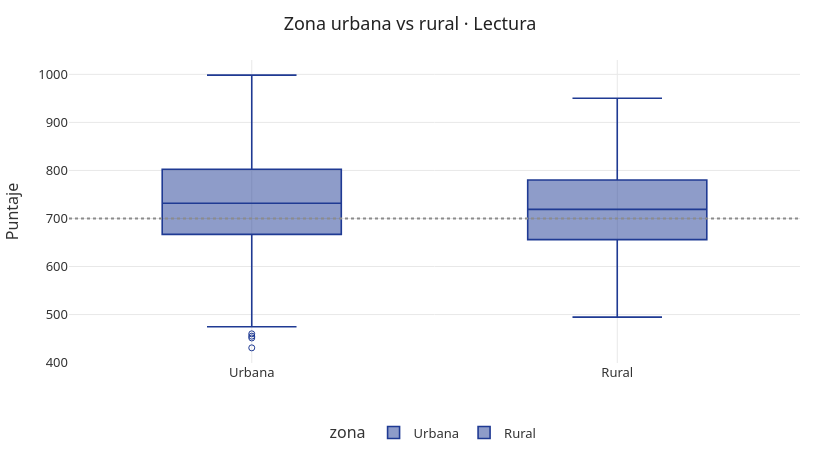

Write notebook code for a chart like this one.
### Code cell
fig = P.grafico_caja(base, "zona", "PL3", P.COLORES["azul"],
                        "Zona urbana vs rural · Lectura")
fig.update_layout(width=820, height=460)
fig.show()

### Figure 1 — Plotly figure (JSON) as saved in the notebook; plotly's stock layout.template omitted (floating-point values rounded to 4 significant figures; data arrays with more than 128 entries replaced by an {"elided": "..."} marker saying what was removed)
{"data": [{"alignmentgroup": "True", "boxpoints": "suspectedoutliers", "hovertemplate": "zona=%{x}<br>PL3=%{y}<extra></extra>", "legendgroup": "Urbana", "line": {"width": 1.6}, "marker": {"color": "#1f3a93"}, "name": "Urbana", "notched": false, "offsetgroup": "Urbana", "orientation": "v", "showlegend": true, "type": "box", "x": {"elided": "4833 str values"}, "x0": " ", "xaxis": "x", "y": {"elided": "4833 float values"}, "y0": " ", "yaxis": "y"}, {"alignmentgroup": "True", "boxpoints": "suspectedoutliers", "hovertemplate": "zona=%{x}<br>PL3=%{y}<extra></extra>", "legendgroup": "Rural", "line": {"width": 1.6}, "marker": {"color": "#1f3a93"}, "name": "Rural", "notched": false, "offsetgroup": "Rural", "orientation": "v", "showlegend": true, "type": "box", "x": {"elided": "440 str values"}, "x0": " ", "xaxis": "x", "y": {"elided": "440 float values"}, "y0": " ", "yaxis": "y"}], "layout": {"boxmode": "overlay", "font": {"color": "#333333", "family": "Segoe UI, Helvetica, Arial, sans-serif", "size": 13}, "height": 460, "legend": {"orientation": "h", "title": {"text": "zona"}, "tracegroupgap": 0, "x": 0.5, "xanchor": "center", "y": -0.18}, "margin": {"b": 40, "l": 40, "r": 20, "t": 60}, "paper_bgcolor": "rgba(0,0,0,0)", "plot_bgcolor": "rgba(0,0,0,0)", "shapes": [{"line": {"color": "#8c8c8c", "dash": "dot"}, "type": "line", "x0": 0, "x1": 1, "xref": "x domain", "y0": 700, "y1": 700, "yref": "y"}], "title": {"font": {"color": "#222222", "size": 18}, "text": "Zona urbana vs rural · Lectura", "x": 0.5, "xanchor": "center"}, "width": 820, "xaxis": {"anchor": "y", "categoryarray": ["Urbana", "Rural"], "categoryorder": "array", "domain": [0, 1], "gridcolor": "#e8e8e8", "title": {}, "zeroline": false}, "yaxis": {"anchor": "x", "domain": [0, 1], "gridcolor": "#e8e8e8", "title": {"text": "Puntaje"}, "zeroline": false}}}
